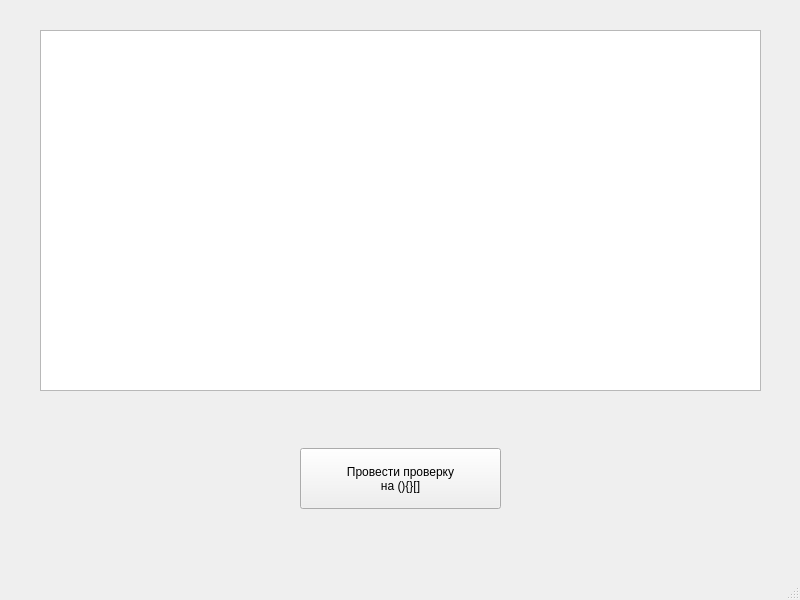
<?xml version="1.0" encoding="UTF-8"?>
<ui version="4.0">
 <class>MainWindow</class>
 <widget class="QMainWindow" name="MainWindow">
  <property name="geometry">
   <rect>
    <x>0</x>
    <y>0</y>
    <width>800</width>
    <height>600</height>
   </rect>
  </property>
  <property name="windowTitle">
   <string>MainWindow</string>
  </property>
  <property name="styleSheet">
   <string notr="true">QMainWindow
{
background-color:qconicalgradient(cx:0, cy:0, angle:135, stop:0 rgba(255, 255, 0, 69), stop:0.375 rgba(255, 255, 0, 69), stop:0.423533 rgba(251, 255, 0, 145), stop:0.45 rgba(247, 255, 0, 208), stop:0.477581 rgba(255, 244, 71, 130), stop:0.518717 rgba(255, 218, 71, 130), stop:0.55 rgba(255, 255, 0, 255), stop:0.57754 rgba(255, 203, 0, 130), stop:0.625 rgba(255, 255, 0, 69), stop:1 rgba(255, 255, 0, 69))
};</string>
  </property>
  <widget class="QWidget" name="centralwidget">
   <widget class="QTextEdit" name="textEdit">
    <property name="geometry">
     <rect>
      <x>40</x>
      <y>30</y>
      <width>721</width>
      <height>361</height>
     </rect>
    </property>
    <property name="font">
     <font>
      <pointsize>15</pointsize>
     </font>
    </property>
    <property name="styleSheet">
     <string notr="true">QTextEdit
{
background-color:qlineargradient(spread:pad, x1:0.172, y1:0.0965909, x2:1, y2:1, stop:0 rgba(76, 12, 89, 255), stop:1 rgba(255, 255, 255, 255));
color:rgb(107, 255, 15)
};</string>
    </property>
   </widget>
   <widget class="QPushButton" name="pushButton">
    <property name="geometry">
     <rect>
      <x>300</x>
      <y>448</y>
      <width>201</width>
      <height>61</height>
     </rect>
    </property>
    <property name="text">
     <string>Провести проверку
на (){}[]</string>
    </property>
   </widget>
  </widget>
  <widget class="QMenuBar" name="menubar">
   <property name="geometry">
    <rect>
     <x>0</x>
     <y>0</y>
     <width>800</width>
     <height>25</height>
    </rect>
   </property>
  </widget>
  <widget class="QStatusBar" name="statusbar"/>
 </widget>
 <resources/>
 <connections/>
</ui>
